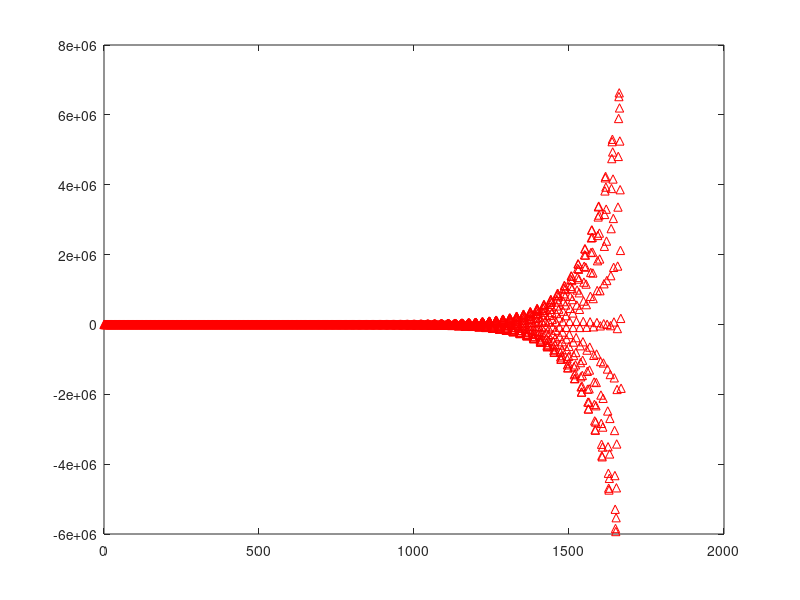

This figure's MATLAB source:
% Configuracion
pkg load control; pkg load signal;
clear; clear all; close all;

% Coeficientes para HFIR- = HFIR2
c = 0.142622;
d = 0.165435;
e = 1.020408;
u = 1.938776;
v = 1.020408;
N = 300;

% Polinomio de la funcion transferencia HFIR+
num_HFIR2 = [-c d zeros(1,N-1) -e];
den_HFIR2 = [1 -u v zeros(1,N-1)];

% Grafico de la respuesta al impulso
impz(num_HFIR2,den_HFIR2)
